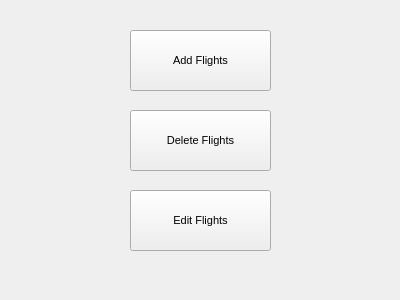
<?xml version="1.0" encoding="UTF-8"?>
<ui version="4.0">
 <class>amend_flights</class>
 <widget class="QWidget" name="amend_flights">
  <property name="geometry">
   <rect>
    <x>0</x>
    <y>0</y>
    <width>400</width>
    <height>300</height>
   </rect>
  </property>
  <property name="windowTitle">
   <string>Amend Flights</string>
  </property>
  <widget class="QPushButton" name="addflights_button">
   <property name="geometry">
    <rect>
     <x>130</x>
     <y>30</y>
     <width>141</width>
     <height>61</height>
    </rect>
   </property>
   <property name="font">
    <font>
     <pointsize>8</pointsize>
    </font>
   </property>
   <property name="text">
    <string>Add Flights</string>
   </property>
  </widget>
  <widget class="QPushButton" name="deleteflights_button">
   <property name="geometry">
    <rect>
     <x>130</x>
     <y>110</y>
     <width>141</width>
     <height>61</height>
    </rect>
   </property>
   <property name="font">
    <font>
     <pointsize>8</pointsize>
    </font>
   </property>
   <property name="text">
    <string>Delete Flights</string>
   </property>
  </widget>
  <widget class="QPushButton" name="editflights_button">
   <property name="geometry">
    <rect>
     <x>130</x>
     <y>190</y>
     <width>141</width>
     <height>61</height>
    </rect>
   </property>
   <property name="font">
    <font>
     <pointsize>8</pointsize>
    </font>
   </property>
   <property name="text">
    <string>Edit Flights</string>
   </property>
  </widget>
 </widget>
 <resources/>
 <connections/>
</ui>
